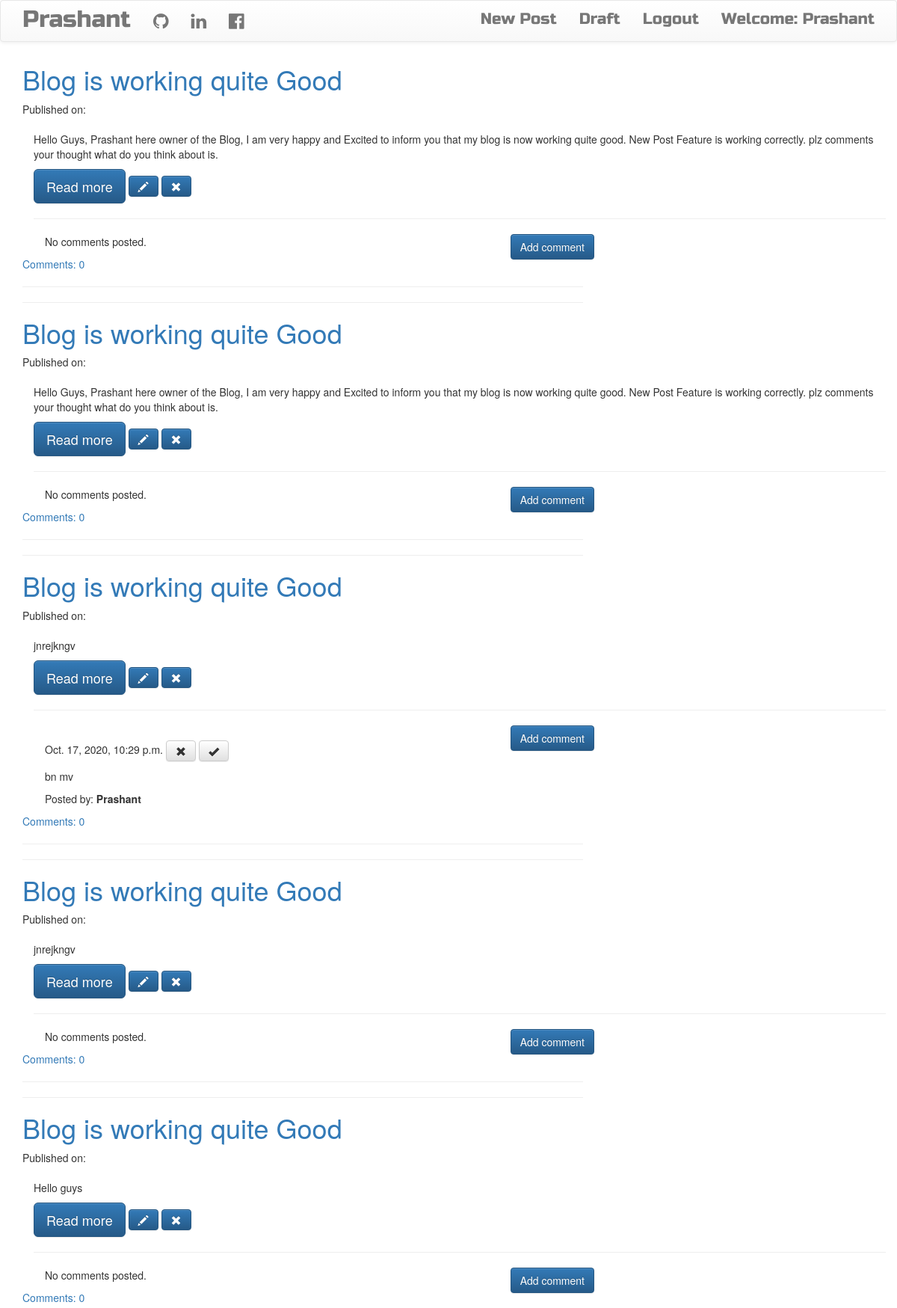
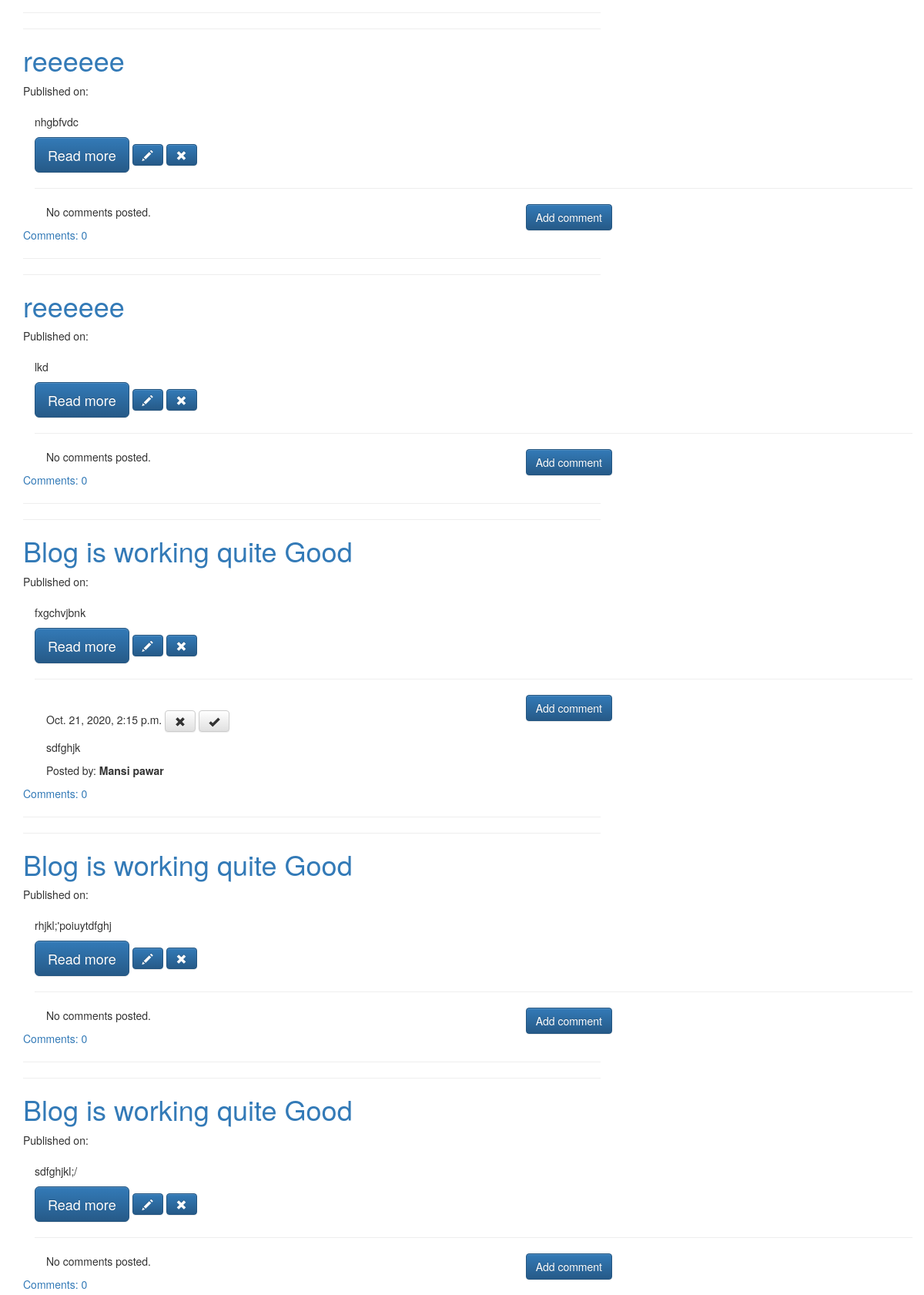
Page /drafts/ (signed in, upper part) on the committed database (2 pictures, top to bottom).
### blog/models.py (models this page shows, shortened)
class Post(models.Model):
    author = models.ForeignKey('auth.User', on_delete=models.CASCADE,)
    title = models.CharField(max_length=200)
    text = models.CharField(max_length=600)
    create_date = models.DateTimeField(default=timezone.now)
    published_date = models.DateTimeField(blank=True, null=True)
    def approve_comments(self):
        return self.comments.filter(approved_comment=True)

class Comment(models.Model):
    post = models.ForeignKey('blog.Post', related_name='comments', on_delete=models.CASCADE,)
    author = models.CharField(max_length=400)
    text = models.TextField()
    created_date = models.DateTimeField(default=timezone.now())
    approved_comment = models.BooleanField(default=False)

### blog/views.py (the view)
# urls.py: url(r'^drafts/$', views.DraftListView.as_view(), name='post_draft_list'),
class DraftListView(LoginRequiredMixin,ListView):
    login_url = '/login/'
    redirect_field_name = 'blog/post_list.html'
    model = Post
    def get_queryset(self):
        return Post.objects.filter(published_date__isnull=True).order_by('create_date')

### blog/templates/blog/post_list.html
{% extends 'blog/base.html' %}
{% block content %}
<div class="centerstage">
    {% for post in post_list %}
        <div class="post">
            <h1><a href="{% url 'post_detail' pk=post.pk %}">{{ post.title }}</a></h1>
            <div class="date">
                <p>Published on: {{ post.published_date|date:"D M Y"}}</p>
                <div class="container">
                    <p class='postcontent' >{{ post.text|safe|linebreaksbr }}</p>
                    <a class="btn btn-primary btn-lg" href="{% url 'post_detail' pk=post.pk %}" role="button">Read more</a>
                    {% if user.is_authenticated %}
                        <a class="btn btn-primary" href="{% url 'post_edit' pk=post.pk %}">
                            <span class="glyphicon glyphicon-pencil"></span>
                        </a>
                        <a class="btn btn-primary" href="{% url 'post_remove' pk=post.pk %}">
                            <span class="glyphicon glyphicon-remove"></span>
                        </a>
                    {% endif %}
                    <hr class="my-4">
                    <a class="btn btn-primary btn-comment" href="{% url 'add_comment_to_post' pk=post.pk %}">Add comment</a>
                    <div class="container">
                        {% for comment in post.comments.all %}
                          <br>
                              {% if user.is_authenticated or comment.approved_comment %}
                                {{ comment.created_date }}
                                    {% if not comment.approved_comment %}
                                          <a class="btn btn-default" href="{% url 'comment_remove' pk=comment.pk %}"><span class="glyphicon glyphicon-remove"></span></a>
                                          <a class="btn btn-default" href="{% url 'comment_approve' pk=comment.pk %}"><span class="glyphicon glyphicon-ok"></span></a>
                                    {% endif %}
                                <p>{{ comment.text|safe|linebreaks }}</p>
                                <p>Posted by: <strong>{{ comment.author }}</strong></p>
                              {% endif %}
                          {% empty %}
                              <p>No comments posted.</p>
                        {% endfor %}
                </div>
            </div>
            <a href="{% url 'post_detail' pk=post.pk %}">Comments: {{ post.approve_comments.count }}</a>
                <hr class="my-4">
                <hr class="my-4">
        </div>
    {% endfor %}
</div>
{% endblock %}

### blog/templates/blog/base.html (shortened to what this page needs)
{% load static %}
<html lang="en">
<head>
    <link rel="stylesheet" href="https://cdnjs.cloudflare.com/ajax/libs/font-awesome/4.7.0/css/font-awesome.min.css">
    <link rel="stylesheet" href="https://stackpath.bootstrapcdn.com/bootstrap/3.4.1/css/bootstrap.min.css"
>
    <link rel="stylesheet" href="https://stackpath.bootstrapcdn.com/bootstrap/3.4.1/css/bootstrap-theme.min.css"
>
    <link rel="stylesheet" href="//cdn.jsdelivr.net/npm/medium-editor@latest/dist/css/medium-editor.min.css"
      type="text/css" media="screen" charset="utf-8">
    <link rel="stylesheet" href="{% static 'css/blog.css' %}">
</head>
<body class="loader">
    <nav class="navbar navbar-default techfont custom-navbar">
        <div class="container">
            <ul class="nav navbar-nav">
                <li><a class="navbar-brand bigbrand" href="{% url 'post_list' %}">Prashant</a></li>
                <li><a href="https://github.com/Prashantpanwar2504"><i class="fa fa-github" aria-hidden="true" style="font-size:24px"></i></a></li>
                <li><a href="https://linkedin.com/prashant-panwar-ab7242189" ><i class="fa fa-linkedin" aria-hidden="true" style="font-size:24px"></i></a></li>
                <li><a href="https://facebook.com/prashant.panwar.967" ><i class="fa fa-facebook-official" aria-hidden="true" style="font-size:24px"></i></a></li>
            </ul>
            <ul class="nav navbar-nav navbar-right">
                {% if user.is_authenticated %}
                    <li>
                        <a href="{% url 'post_new' %}">New Post</a>
                    </li>
                    <li>
                        <a href="{% url 'post_draft_list' %}">Draft</a>
                    </li>
                    <li>
                        <a href="{% url 'logout' %}">Logout</a>
                    </li>
                    <li>
                        <a>Welcome: {{ user.username }}</a>
                    </li>
                {% else %}
                <li><a href="{% url 'about' %}">About</a></li>
                <li><a class="nav navbar-right" href="{% url 'login' %}"><i class="fa fa-user" aria-hidden="true" style="font-size:24px"></i></a></li>
                {% endif %}
            </ul>
        </div>
    </nav>
    <div class="content container">
        <div class="row">
            <div class="col-md-8">
                <div class="blog_posts">
                    {% block content %}
                    {% endblock %}
    </div>
</body>
</html>

### blog/static/css/blog.css (style rules this page uses)
.techfont { font-family:'Russo One',sans-serif; font-size: 1.5em; margin-bottom: 10px; }
.bigbrand { font-size: 1.5em; }
.centerstage { margin-left:auto; margin-right:auto; }
.postcontent { font-family:'Playfair'; font-size: 1.5em; }
.btn-comment { position: absolute; right: 0px; }
.loader { filter:hue-rotate(0deg); color:linear-gradient(45deg,#0f8,#08f); animation:hue 10000ms infinite linear; }

### rows in the picture
Post: title "Blog is working quite Good", text "Hello Guys, Prashant here owner of the Blog, I am very happy and Excited to inform you that my blog is now working quite good. New Post Feature is working correctly. plz comments your thought what do you think about is.", approve_comments.count "0"
Post: title "Blog is working quite Good", text "Hello Guys, Prashant here owner of the Blog, I am very happy and Excited to inform you that my blog is now working quite good. New Post Feature is working correctly. plz comments your thought what do you think about is.", approve_comments.count "0"
Post: title "Blog is working quite Good", text "jnrejkngv", approve_comments.count "0"
Comment: created_date "Oct. 17, 2020, 10:29 p.m.", approved_comment False (drawn), text "bn mv", author "Prashant"
Post: title "Blog is working quite Good", text "jnrejkngv", approve_comments.count "0"
Post: title "Blog is working quite Good", text "Hello guys", approve_comments.count "0"
Post: title "reeeeee", text "nhgbfvdc", approve_comments.count "0"
Post: title "reeeeee", text "lkd", approve_comments.count "0"
Post: title "Blog is working quite Good", text "fxgchvjbnk", approve_comments.count "0"
Comment: created_date "Oct. 21, 2020, 2:15 p.m.", approved_comment False (drawn), text "sdfghjk", author "Mansi pawar"
Post: title "Blog is working quite Good", text "rhjkl;'poiuytdfghj", approve_comments.count "0"
Post: title "Blog is working quite Good", text "sdfghjkl;/", approve_comments.count "0"

### other values in the picture
{{ user.username }} "Prashant"
